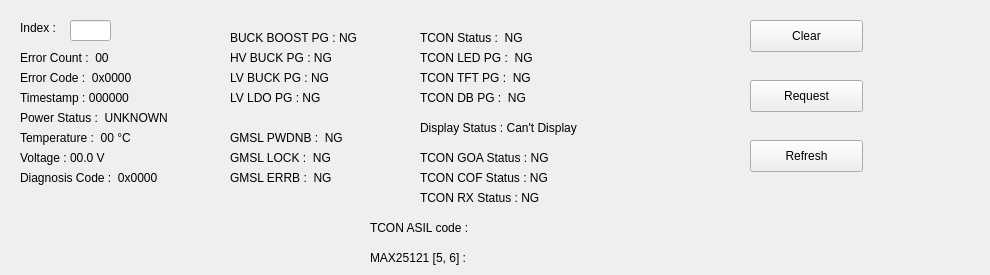
    <widget class="QWidget" name="tab_5">
     <attribute name="title">
      <string>DTC LOG</string>
     </attribute>
     <widget class="QLabel" name="dtc_log_index">
      <property name="geometry">
       <rect>
        <x>20</x>
        <y>20</y>
        <width>51</width>
        <height>16</height>
       </rect>
      </property>
      <property name="text">
       <string>Index : </string>
      </property>
     </widget>
     <widget class="QLineEdit" name="dtc_log_index_edit">
      <property name="geometry">
       <rect>
        <x>70</x>
        <y>20</y>
        <width>41</width>
        <height>21</height>
       </rect>
      </property>
      <property name="text">
       <string/>
      </property>
      <property name="maxLength">
       <number>12</number>
      </property>
      <property name="alignment">
       <set>Qt::AlignCenter</set>
      </property>
     </widget>
     <widget class="QLabel" name="dtc_log_err_code">
      <property name="geometry">
       <rect>
        <x>20</x>
        <y>70</y>
        <width>161</width>
        <height>16</height>
       </rect>
      </property>
      <property name="text">
       <string>Error Code :  0x0000</string>
      </property>
     </widget>
     <widget class="QLabel" name="dtc_log_timestamp">
      <property name="geometry">
       <rect>
        <x>20</x>
        <y>90</y>
        <width>211</width>
        <height>16</height>
       </rect>
      </property>
      <property name="text">
       <string>Timestamp : 000000</string>
      </property>
     </widget>
     <widget class="QLabel" name="dtc_log_power_state">
      <property name="geometry">
       <rect>
        <x>20</x>
        <y>110</y>
        <width>221</width>
        <height>16</height>
       </rect>
      </property>
      <property name="text">
       <string>Power Status :  UNKNOWN</string>
      </property>
     </widget>
     <widget class="QLabel" name="dtc_log_temperature">
      <property name="geometry">
       <rect>
        <x>20</x>
        <y>130</y>
        <width>171</width>
        <height>16</height>
       </rect>
      </property>
      <property name="text">
       <string>Temperature :  00 °C</string>
      </property>
     </widget>
     <widget class="QLabel" name="dtc_log_voltage">
      <property name="geometry">
       <rect>
        <x>20</x>
        <y>150</y>
        <width>171</width>
        <height>16</height>
       </rect>
      </property>
      <property name="text">
       <string>Voltage : 00.0 V</string>
      </property>
     </widget>
     <widget class="QLabel" name="dtc_log_extra_info">
      <property name="geometry">
       <rect>
        <x>20</x>
        <y>170</y>
        <width>171</width>
        <height>16</height>
       </rect>
      </property>
      <property name="text">
       <string>Diagnosis Code :  0x0000</string>
      </property>
     </widget>
     <widget class="QLabel" name="dtc_log_boost_pg">
      <property name="geometry">
       <rect>
        <x>230</x>
        <y>30</y>
        <width>161</width>
        <height>16</height>
       </rect>
      </property>
      <property name="text">
       <string>BUCK BOOST PG : NG</string>
      </property>
     </widget>
     <widget class="QLabel" name="dtc_log_hv_pg">
      <property name="geometry">
       <rect>
        <x>230</x>
        <y>50</y>
        <width>161</width>
        <height>16</height>
       </rect>
      </property>
      <property name="text">
       <string>HV BUCK PG : NG</string>
      </property>
     </widget>
     <widget class="QLabel" name="dtc_log_lv_pg">
      <property name="geometry">
       <rect>
        <x>230</x>
        <y>70</y>
        <width>161</width>
        <height>16</height>
       </rect>
      </property>
      <property name="text">
       <string>LV BUCK PG : NG</string>
      </property>
     </widget>
     <widget class="QLabel" name="dtc_log_ldo_pg">
      <property name="geometry">
       <rect>
        <x>230</x>
        <y>90</y>
        <width>161</width>
        <height>16</height>
       </rect>
      </property>
      <property name="text">
       <string>LV LDO PG : NG</string>
      </property>
     </widget>
     <widget class="QLabel" name="dtc_log_gmsl_pwdnb">
      <property name="geometry">
       <rect>
        <x>230</x>
        <y>130</y>
        <width>161</width>
        <height>16</height>
       </rect>
      </property>
      <property name="text">
       <string>GMSL PWDNB :  NG</string>
      </property>
     </widget>
     <widget class="QLabel" name="dtc_log_gmsl_lock">
      <property name="geometry">
       <rect>
        <x>230</x>
        <y>150</y>
        <width>181</width>
        <height>16</height>
       </rect>
      </property>
      <property name="text">
       <string>GMSL LOCK :  NG</string>
      </property>
     </widget>
     <widget class="QLabel" name="dtc_log_gmsl_errb">
      <property name="geometry">
       <rect>
        <x>230</x>
        <y>170</y>
        <width>161</width>
        <height>16</height>
       </rect>
      </property>
      <property name="text">
       <string>GMSL ERRB :  NG</string>
      </property>
     </widget>
     <widget class="QLabel" name="dtc_log_tcon_state">
      <property name="geometry">
       <rect>
        <x>420</x>
        <y>30</y>
        <width>161</width>
        <height>16</height>
       </rect>
      </property>
      <property name="text">
       <string>TCON Status :  NG</string>
      </property>
     </widget>
     <widget class="QLabel" name="dtc_log_tcon_led_pg">
      <property name="geometry">
       <rect>
        <x>420</x>
        <y>50</y>
        <width>161</width>
        <height>16</height>
       </rect>
      </property>
      <property name="text">
       <string>TCON LED PG :  NG</string>
      </property>
     </widget>
     <widget class="QLabel" name="dtc_log_tcon_tft_pg">
      <property name="geometry">
       <rect>
        <x>420</x>
        <y>70</y>
        <width>161</width>
        <height>16</height>
       </rect>
      </property>
      <property name="text">
       <string>TCON TFT PG :  NG</string>
      </property>
     </widget>
     <widget class="QLabel" name="dtc_log_tcon_db_pg">
      <property name="geometry">
       <rect>
        <x>420</x>
        <y>90</y>
        <width>161</width>
        <height>16</height>
       </rect>
      </property>
      <property name="text">
       <string>TCON DB PG :  NG</string>
      </property>
     </widget>
     <widget class="QLabel" name="dtc_log_tcon_display">
      <property name="geometry">
       <rect>
        <x>420</x>
        <y>120</y>
        <width>301</width>
        <height>16</height>
       </rect>
      </property>
      <property name="text">
       <string>Display Status : Can't Display</string>
      </property>
     </widget>
     <widget class="QLabel" name="dtc_log_tcon_goa">
      <property name="geometry">
       <rect>
        <x>420</x>
        <y>150</y>
        <width>201</width>
        <height>16</height>
       </rect>
      </property>
      <property name="text">
       <string>TCON GOA Status : NG</string>
      </property>
     </widget>
     <widget class="QLabel" name="dtc_log_tcon_cof">
      <property name="geometry">
       <rect>
        <x>420</x>
        <y>170</y>
        <width>201</width>
        <height>16</height>
       </rect>
      </property>
      <property name="text">
       <string>TCON COF Status : NG</string>
      </property>
     </widget>
     <widget class="QLabel" name="dtc_log_tcon_rx">
      <property name="geometry">
       <rect>
        <x>420</x>
        <y>190</y>
        <width>201</width>
        <height>16</height>
       </rect>
      </property>
      <property name="text">
       <string>TCON RX Status : NG</string>
      </property>
     </widget>
     <widget class="QLabel" name="dtc_log_tcon_asil">
      <property name="geometry">
       <rect>
        <x>370</x>
        <y>220</y>
        <width>611</width>
        <height>16</height>
       </rect>
      </property>
      <property name="text">
       <string>TCON ASIL code : </string>
      </property>
      <property name="textInteractionFlags">
       <set>Qt::LinksAccessibleByMouse|Qt::TextSelectableByMouse</set>
      </property>
     </widget>
     <widget class="QPushButton" name="DTC_log_clear_btn">
      <property name="geometry">
       <rect>
        <x>750</x>
        <y>20</y>
        <width>113</width>
        <height>32</height>
       </rect>
      </property>
      <property name="text">
       <string>Clear</string>
      </property>
     </widget>
     <widget class="QPushButton" name="DTC_log_request_btn">
      <property name="geometry">
       <rect>
        <x>750</x>
        <y>80</y>
        <width>113</width>
        <height>32</height>
       </rect>
      </property>
      <property name="text">
       <string>Request</string>
      </property>
     </widget>
     <widget class="QPushButton" name="DTC_log_Btn">
      <property name="geometry">
       <rect>
        <x>750</x>
        <y>140</y>
        <width>113</width>
        <height>32</height>
       </rect>
      </property>
      <property name="text">
       <string>Refresh</string>
      </property>
     </widget>
     <widget class="QLabel" name="dtc_log_err_count">
      <property name="geometry">
       <rect>
        <x>20</x>
        <y>50</y>
        <width>161</width>
        <height>16</height>
       </rect>
      </property>
      <property name="text">
       <string>Error Count :  00</string>
      </property>
     </widget>
     <widget class="QLabel" name="dtc_log_max25121">
      <property name="geometry">
       <rect>
        <x>370</x>
        <y>250</y>
        <width>541</width>
        <height>16</height>
       </rect>
      </property>
      <property name="text">
       <string>MAX25121 [5, 6] : </string>
      </property>
      <property name="textInteractionFlags">
       <set>Qt::LinksAccessibleByMouse|Qt::TextSelectableByMouse</set>
      </property>
     </widget>
    </widget>
